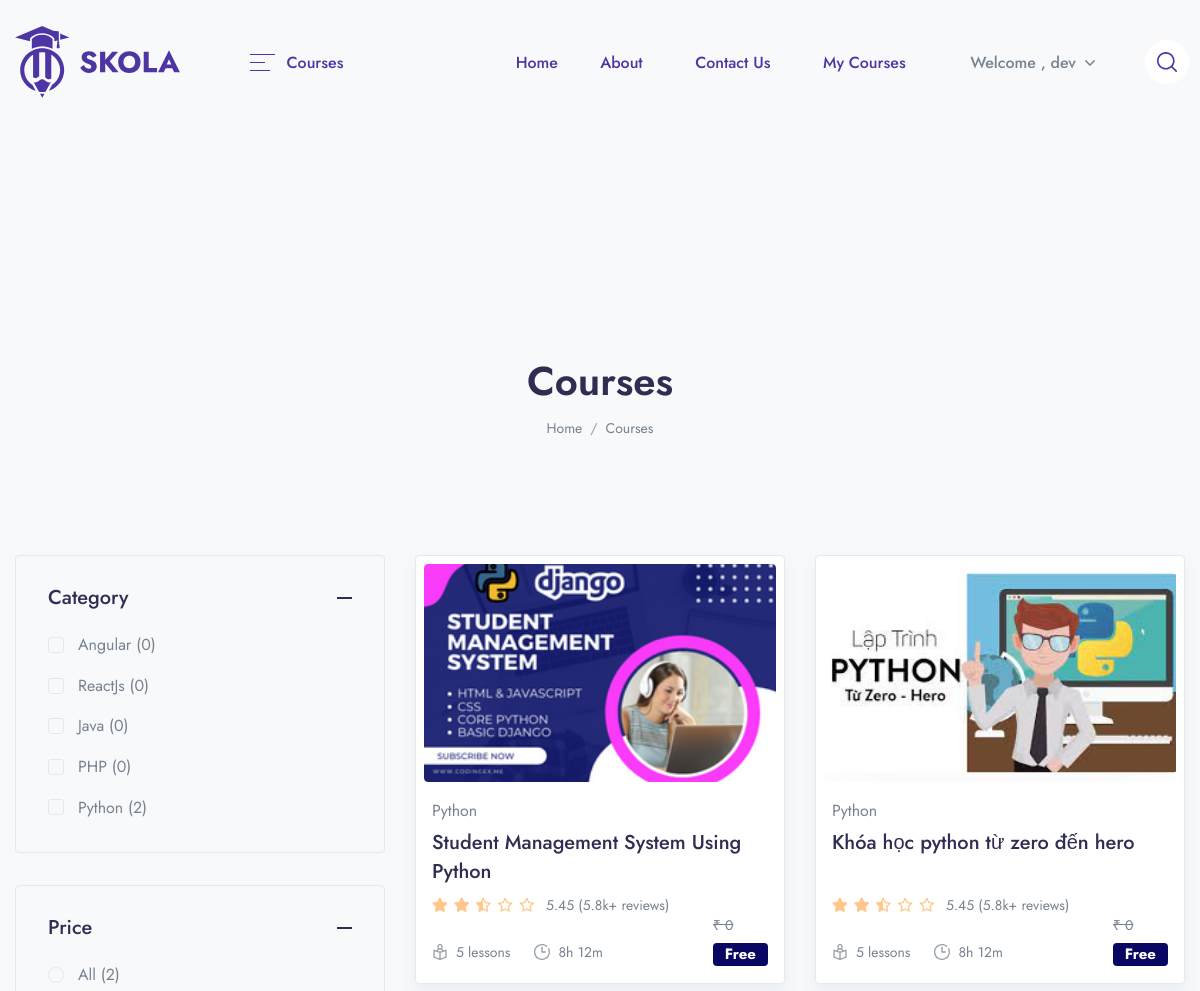
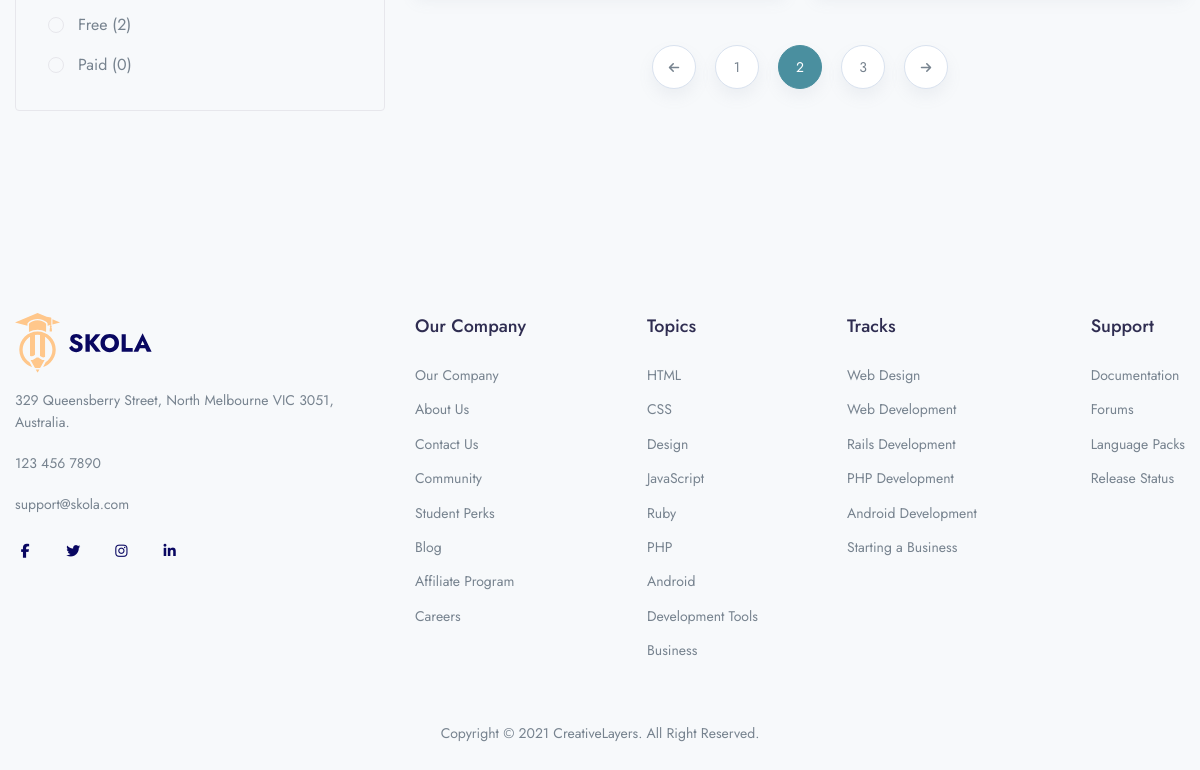
The app's page /courses/ (signed in) with its own data (2 pictures, top to bottom).
### app/models.py (models this page shows)
class Categories(models.Model):
    icon = models.CharField(max_length=200,null=True)
    name = models.CharField(max_length=200)
    def __str__(self):
        return self.name
    def get_all_category(self):
        return Categories.objects.all().order_by('-id')

class Course(models.Model):
    STATUS = (
        ('PUBLISH','PUBLISH'),
        ('DRAFT', 'DRAFT'),
    )
    featured_image = models.ImageField(upload_to="Media/featured_img",null=True)
    featured_video = models.CharField(max_length=300,null=True)
    title = models.CharField(max_length=500)
    created_at = models.DateField(auto_now_add=True)
    author = models.ForeignKey(Author,on_delete=models.CASCADE,null=True)
    category = models.ForeignKey(Categories,on_delete=models.CASCADE)
    level = models.ForeignKey(Level,on_delete=models.CASCADE,null=True)
    description = models.TextField()
    price = models.IntegerField(null=True,default=0)
    discount = models.IntegerField(null=True)
    language = models.ForeignKey(Language,on_delete=models.CASCADE, null=True)
    Deadline = models.CharField(max_length=100,null=True)
    slug = models.SlugField(default='', max_length=500, null=True, blank=True)
    status = models.CharField(choices=STATUS,max_length=100,null=True)
    Certificate = models.CharField(null=True,max_length=100)
    def __str__(self):
        return self.title
    def get_absolute_url(self):
        from django.urls import reverse
        return reverse("course_details", kwargs={'slug': self.slug})

### LMS/views.py (the view)
# urls.py: path('courses/', views.SINGLE_COURSE, name='single_course'),
def SINGLE_COURSE(request):
    category = Categories.get_all_category(Categories)
    level = Level.objects.all()
    course = Course.objects.all()
    FreeCourse_count = Course.objects.filter(price=0).count()
    PaidCourse_count = Course.objects.filter(price__gte=1).count()
    context = {
        'category': category,
        'level': level,
        'course': course,
        'FreeCourse_count': FreeCourse_count,
        'PaidCourse_count': PaidCourse_count,
    }
    return render(request, 'Main/single_course.html', context)

### templates/Main/single_course.html (shortened to what this page needs)
{% extends 'base.html' %}
{% load static %}
{% block content %}
{% load course_tags %}
<header class="py-8 py-md-11" style="background-image: none;">
    <div class="container text-center py-xl-2">
        <h1 class="display-4 fw-semi-bold mb-0">Courses</h1>
        <nav aria-label="breadcrumb">
            <ol class="breadcrumb breadcrumb-scroll justify-content-center">
                <li class="breadcrumb-item">
                    <a class="text-gray-800" href="#">
                        Home
                    </a>
                </li>
                <li class="breadcrumb-item text-gray-800 active" aria-current="page">
                    Courses
                </li>
            </ol>
        </nav>
    </div>
</header>
<div class="container">
    <div class="row">
        {% if user.is_authenticated and user.first_name == '' %}
        <div class="col-xl-4 mb-5 mb-xl-0">
            <div class=" vertical-scroll" id="courseSidebar">
                <div class="border rounded mb-6 @@widgetBG">
                    <div id="coursefilter1">
                        <h4 class="mb-0">
                            <button class="p-6 text-dark fw-medium d-flex align-items-center collapse-accordion-toggle line-height-one"
                                    type="button" data-bs-toggle="collapse" data-bs-target="#coursefiltercollapse1"
                                    aria-expanded="true" aria-controls="coursefiltercollapse1">
                                Category
                                <span class="ms-auto text-dark d-flex">
                                        <svg width="15" height="2" viewBox="0 0 15 2" fill="none"
                                             xmlns="http://www.w3.org/2000/svg">
                                            <rect width="15" height="2" fill="currentColor"/>
                                        </svg>
                                    </span>
                            </button>
                        </h4>
                    </div>
                    <div id="coursefiltercollapse1" class="collapse show mt-n2 px-6 pb-6"
                         aria-labelledby="coursefilter1" data-parent="#courseSidebar">
                        <ul class="list-unstyled list-group list-checkbox">
                            {% for i in category %}
                            <li class="custom-control custom-checkbox">
                                <label class="custom-control-label font-size-base" for="category-{{i.id}}">{{i.name}}
                                    ({{i.course_set.all.count}})</label>
                            </li>
                            {% endfor %}
                        </ul>
                    </div>
                </div>
                <div class="border rounded mb-6 @@widgetBG">
                    <div id="coursefilter3">
                        <h4 class="mb-0">
                            <button class="p-6 text-dark fw-medium d-flex align-items-center collapse-accordion-toggle line-height-one"
                                    type="button" data-bs-toggle="collapse" data-bs-target="#coursefiltercollapse3"
                                    aria-expanded="true" aria-controls="coursefiltercollapse3">
                                Price
                                <span class="ms-auto text-dark d-flex">
                                        <svg width="15" height="2" viewBox="0 0 15 2" fill="none"
                                             xmlns="http://www.w3.org/2000/svg">
                                            <rect width="15" height="2" fill="currentColor"/>
                                        </svg>
                                    </span>
                            </button>
                        </h4>
                    </div>
                    <div id="coursefiltercollapse3" class="collapse show mt-n2 px-6 pb-6"
                         aria-labelledby="coursefilter3" data-parent="#courseSidebar">
                        <ul class="list-unstyled list-group list-checkbox">
                            <li class="custom-control custom-radio">
                                <label class="custom-control-label font-size-base" for="price-1">All
                                    ({{course.all.count}})</label>
                            </li>
                            <li class="custom-control custom-radio">
                                <label class="custom-control-label font-size-base" for="price-2">Free
                                    ({{FreeCourse_count}})</label>
                            </li>
                            <li class="custom-control custom-radio">
                                <label class="custom-control-label font-size-base" for="price-3">Paid
                                    ({{PaidCourse_count}}) </label>
                            </li>
                        </ul>
                    </div>
                </div>
            </div>
        </div>
        {% endif %}
        <div class="col-xl-8">
            <div class="row row-cols-md-2 mb-3 " id="filteredCourses">
                {% if user.is_authenticated and user.first_name == '' %}
                {% for i in course %}
                <div class="col-md pb-4 pb-md-7">
                    <div class="card border shadow p-2 lift sk-fade">
                        <div class="card-zoom position-relative">
                            <a href="{{i.get_absolute_url}}" class="card-img sk-thumbnail d-block">
                                <img class="rounded shadow-light-lg" src="/{{i.featured_image}}" alt="ảnh bị lỗi">
                            </a>
                        </div>
                        <div class="card-footer px-2 pb-2 mb-1 pt-4 position-relative">
                            <a href="course-single-v5.html"><span
                                    class="mb-1 d-inline-block text-gray-800">{{i.category}}</span></a>
                            <div class="position-relative">
                                <a href="course-single-v5.html" class="d-block stretched-link"><h4
                                        class="line-clamp-2 h-md-48 h-lg-58 me-md-6 me-lg-10 me-xl-4 mb-2">{{i}}</h4>
                                </a>
                                <div class="d-lg-flex align-items-end flex-wrap mb-n1">
                                    <div class="star-rating mb-2 mb-lg-0 me-lg-3">
                                        <div class="rating" style="width:50%;"></div>
                                    </div>
                                    <div class="font-size-sm">
                                        <span>5.45 (5.8k+ reviews)</span>
                                    </div>
                                </div>
                                <div class="row mx-n2 align-items-end">
                                    <div class="col px-2">
                                        <ul class="nav mx-n3">
                                            <li class="nav-item px-3">
                                                <div class="d-flex align-items-center">
                                                    <div class="me-2 d-flex icon-uxs text-secondary">
                                                    </div>
                                                    <div class="font-size-sm">5 lessons</div>
                                                </div>
                                            </li>
                                            <li class="nav-item px-3">
                                                <div class="d-flex align-items-center">
                                                    <div class="me-2 d-flex icon-uxs text-secondary">
                                                    </div>
                                                    <div class="font-size-sm">8h 12m</div>
                                                </div>
                                            </li>
                                        </ul>
                                    </div>
                                    {% if i.price == 0 %}
                                    <div class="col-auto px-2 text-right">
                                        <del class="font-size-sm">₹ {{i.price}}</del>
                                        <ins class="h4 mb-0 d-block mb-lg-n1"><a href="#" class="badge badge-primary">Free</a>
                                        </ins>
                                    </div>
                                    {% endif %}
                                </div>
                            </div>
                        </div>
                    </div>
                </div>
                {% endfor %}
                {% else %}
                 <h1 style="text-align: center;">vui lòng đăng nhập để xem khóa học</h1>
                {% endif %}
            </div>
            {% if user.is_authenticated and user.first_name == '' %}
            <nav class="mb-11" aria-label="Page navigationa">
                <ul class="pagination justify-content-center">
                    <li class="page-item">
                        <a class="page-link" href="#" aria-label="Previous">
                            <span aria-hidden="true"><i class="fas fa-arrow-left"></i></span>
                        </a>
                    </li>
                    <li class="page-item"><a class="page-link" href="#">1</a></li>
                    <li class="page-item active"><a class="page-link" href="#">2</a></li>
                    <li class="page-item"><a class="page-link" href="#">3</a></li>
                    <li class="page-item">
                        <a class="page-link" href="#" aria-label="Next">
                            <span aria-hidden="true"><i class="fas fa-arrow-right"></i></span>
                        </a>
                    </li>
                </ul>
            </nav>
             {% endif %}
        </div>
    </div>
</div>
{% endblock %}

### templates/components/header.html (shortened to what this page needs)
{% load static %}
<header class="navbar navbar-expand-xl navbar-light">
    <div class="container">
        <a class="navbar-brand" href="/">
            <img src="{% static 'assets/img/brand-gigas.svg' %}" class="navbar-brand-img" alt="...">
        </a>
        {% if user.is_authenticated and user.first_name == '' %}
        <ul class="navbar-nav navbar-vertical ms-xl-4 d-none d-xl-flex">
            <li class="nav-item dropdown">
                <a class="nav-link pb-4 mb-n4 px-0 pt-0" id="navbarVerticalMenu" data-bs-toggle="dropdown" href="#"
                   aria-haspopup="true" aria-expanded="false">
                    <div class="py-3 px-5 d-flex align-items-center">
                        <div class="me-3 ms-1 text-gigas d-flex">
                            <svg width="25" height="17" viewBox="0 0 25 17" xmlns="http://www.w3.org/2000/svg">
                                <rect width="25" height="1" fill="currentColor"/>
                                <rect y="8" width="15" height="1" fill="currentColor"/>
                                <rect y="16" width="20" height="1" fill="currentColor"/>
                            </svg>
                        </div>
                        <span class="text-gigas fw-medium me-1">Courses</span>
                    </div>
                </a>
            </li>
        </ul>
        {% endif %}
        <div class="collapse navbar-collapse z-index-lg" id="navbarCollapse">
            <ul class="navbar-nav ms-auto">
                <li class="nav-item dropdown dropdown-full-width ">
                    <a class="nav-link px-xl-4 text-gigas" href="{% url 'home' %}">
                        <span>Home</span>
                    </a>
                </li>
                <li class="nav-item dropdown dropdown-full-width">
                    <a class="nav-link text-gigas" href="{% url 'about_us' %}">
                        About
                    </a>
                </li>
                <li class="nav-item dropdown dropdown-full-width">
                    <a class="nav-link text-gigas" href="{% url 'contact_us' %}">
                        Contact Us
                    </a>
                </li>
                <li class="nav-item dropdown dropdown-full-width">
                    {% if user.is_authenticated and user.first_name == '' %}
                    <a class="nav-link text-gigas" href="{% url 'my_course' %}">
                        My Courses
                    </a>
                    {% elif user.is_authenticated %}
                    <a class="nav-link text-gigas" href="{% url 'my_course' %}">
                        My Courses
                    </a>
                    {% endif %}
                </li>
                {% if user.is_authenticated and user.first_name == '' %}
                <li class="nav-item dropdown border-0 px-1 px-md-3">
                    <a class="nav-link dropdown-toggle" id="user" data-bs-toggle="dropdown" href="#"
                       aria-haspopup="true" aria-expanded="false">
                        Welcome , {{user.username}}
                    </a>
                </li>
                {% else %}
                <li class="nav-item dropdown dropdown-full-width ">
                    <a class="nav-link px-xl-4 text-gigas" href="{% url 'login' %}">
                        <span>login</span>
                    </a>
                </li>
                {% endif %}
            </ul>
        </div>
        {% if user.is_authenticated and user.first_name == '' %}
        <ul class="navbar-nav flex-row ms-n4 ms-sm-auto ms-xl-0 me-n2 me-md-n4">
            <li class="nav-item border-0 px-1 px-md-3 d-none d-370-block d-xl-block">
                <a class="nav-link d-flex p-3 bg-white-all rounded-circle search-mobile text-gigas icon-xs"
                   data-bs-toggle="collapse" href="#collapseSearchMobile" role="button" aria-expanded="false"
                   aria-controls="collapseSearchMobile">
                </a>
            </li>
        </ul>
        {% endif %}
    </div>
</header>

### templates/components/footer.html (style rules this page uses)
.container { max-width: 1400px; padding-top: 0rem; padding-bottom: 8rem; margin-left: auto; margin-right: auto; }

### records on screen
Categories: name "Angular", course_set.all.count "0"
Categories: name "ReactJs", course_set.all.count "0"
Categories: name "Java", course_set.all.count "0"
Categories: name "PHP", course_set.all.count "0"
Categories: name "Python", course_set.all.count "2"
Course: featured_image (picture), category "Python", title "Student Management System Using Python", price "0"
Course: featured_image (picture), category "Python", title "Khóa học python từ zero đến hero", price "0"

### other values on screen
{{ user.username }} "dev"
{{ course.all.count }} "2"
{{ FreeCourse_count }} "2"
{{ PaidCourse_count }} "0"
